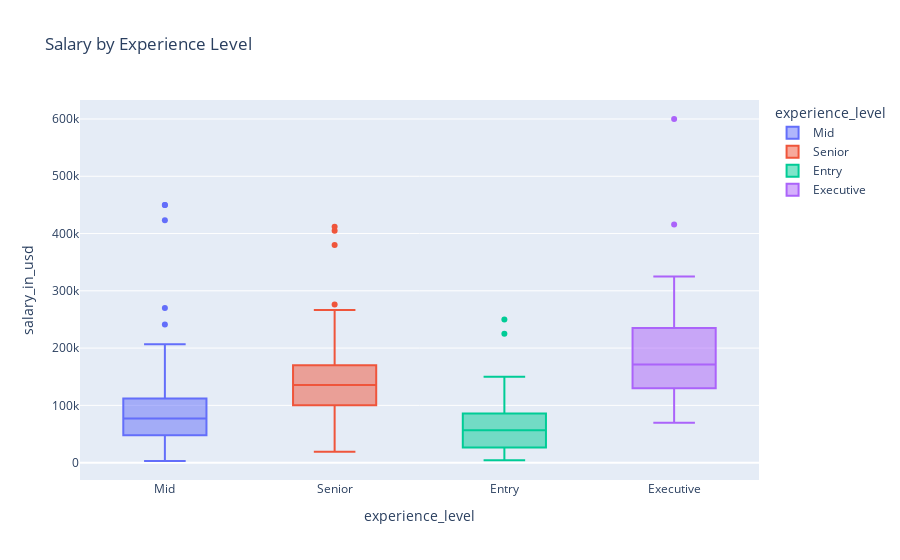

The notebook cell saved with this chart:
### Code cell
fig = px.box(df, x="experience_level", y="salary_in_usd",
             color="experience_level",
             title="Salary by Experience Level")
fig.show()

### Figure 1 — Plotly figure (JSON) as saved in the notebook; plotly's stock layout.template omitted (floating-point values rounded to 4 significant figures; data arrays with more than 128 entries replaced by an {"elided": "..."} marker saying what was removed)
{"data": [{"alignmentgroup": "True", "hovertemplate": "experience_level=%{x}<br>salary_in_usd=%{y}<extra></extra>", "legendgroup": "Mid", "marker": {"color": "#636efa"}, "name": "Mid", "notched": false, "offsetgroup": "Mid", "orientation": "v", "showlegend": true, "type": "box", "x": {"elided": "213 str values"}, "x0": " ", "xaxis": "x", "y": {"elided": "213 int values"}, "y0": " ", "yaxis": "y"}, {"alignmentgroup": "True", "hovertemplate": "experience_level=%{x}<br>salary_in_usd=%{y}<extra></extra>", "legendgroup": "Senior", "marker": {"color": "#EF553B"}, "name": "Senior", "notched": false, "offsetgroup": "Senior", "orientation": "v", "showlegend": true, "type": "box", "x": {"elided": "280 str values"}, "x0": " ", "xaxis": "x", "y": {"elided": "280 int values"}, "y0": " ", "yaxis": "y"}, {"alignmentgroup": "True", "hovertemplate": "experience_level=%{x}<br>salary_in_usd=%{y}<extra></extra>", "legendgroup": "Entry", "marker": {"color": "#00cc96"}, "name": "Entry", "notched": false, "offsetgroup": "Entry", "orientation": "v", "showlegend": true, "type": "box", "x": ["Entry", "Entry", "Entry", "Entry", "Entry", "Entry", "Entry", "Entry", "Entry", "Entry", "Entry", "Entry", "Entry", "Entry", "Entry", "Entry", "Entry", "Entry", "Entry", "Entry", "Entry", "Entry", "Entry", "Entry", "Entry", "Entry", "Entry", "Entry", "Entry", "Entry", "Entry", "Entry", "Entry", "Entry", "Entry", "Entry", "Entry", "Entry", "Entry", "Entry", "Entry", "Entry", "Entry", "Entry", "Entry", "Entry", "Entry", "Entry", "Entry", "Entry", "Entry", "Entry", "Entry", "Entry", "Entry", "Entry", "Entry", "Entry", "Entry", "Entry", "Entry", "Entry", "Entry", "Entry", "Entry", "Entry", "Entry", "Entry", "Entry", "Entry", "Entry", "Entry", "Entry", "Entry", "Entry", "Entry", "Entry", "Entry", "Entry", "Entry", "Entry", "Entry", "Entry", "Entry", "Entry", "Entry", "Entry", "Entry"], "x0": " ", "xaxis": "x", "y": [72000, 51321, 39916, 41689, 5707, 42000, 100000, 70000, 250000, 10000, 138000, 15966, 6072, 91000, 45896, 54742, 21669, 62726, 49268, 105000, 82528, 80000, 59102, 76833, 29751, 12000, 70000, 30428, 12000, 225000, 90000, 50000, 110037, 10354, 20000, 100000, 49646, 100000, 80000, 13400, 125000, 63831, 80000, 55000, 60000, 81000, 21844, 9272, 90000, 5882, 24823, 28609, 16228, 4000, 21637, 18053, 36643, 90000, 28399, 65013, 72500, 76833, 85000, 100000, 58000, 59102, 100000, 52351, 45807, 37300, 21983, 125000, 100000, 18442, 120000, 100000, 31875, 58035, 52396, 40000, 86703, 120000, 150000, 65000, 20000, 10000, 67000, 52000], "y0": " ", "yaxis": "y"}, {"alignmentgroup": "True", "hovertemplate": "experience_level=%{x}<br>salary_in_usd=%{y}<extra></extra>", "legendgroup": "Executive", "marker": {"color": "#ab63fa"}, "name": "Executive", "notched": false, "offsetgroup": "Executive", "orientation": "v", "showlegend": true, "type": "box", "x": ["Executive", "Executive", "Executive", "Executive", "Executive", "Executive", "Executive", "Executive", "Executive", "Executive", "Executive", "Executive", "Executive", "Executive", "Executive", "Executive", "Executive", "Executive", "Executive", "Executive", "Executive", "Executive", "Executive", "Executive", "Executive", "Executive"], "x0": " ", "xaxis": "x", "y": [325000, 79833, 150000, 235000, 153667, 230000, 85000, 130026, 250000, 69741, 416000, 600000, 141846, 242000, 200000, 130000, 110000, 224000, 167875, 175000, 135000, 118187, 79039, 196979, 324000, 216000], "y0": " ", "yaxis": "y"}], "layout": {"boxmode": "overlay", "legend": {"title": {"text": "experience_level"}, "tracegroupgap": 0}, "title": {"text": "Salary by Experience Level"}, "xaxis": {"anchor": "y", "categoryarray": ["Mid", "Senior", "Entry", "Executive"], "categoryorder": "array", "domain": [0, 1], "title": {"text": "experience_level"}}, "yaxis": {"anchor": "x", "domain": [0, 1], "title": {"text": "salary_in_usd"}}}}
